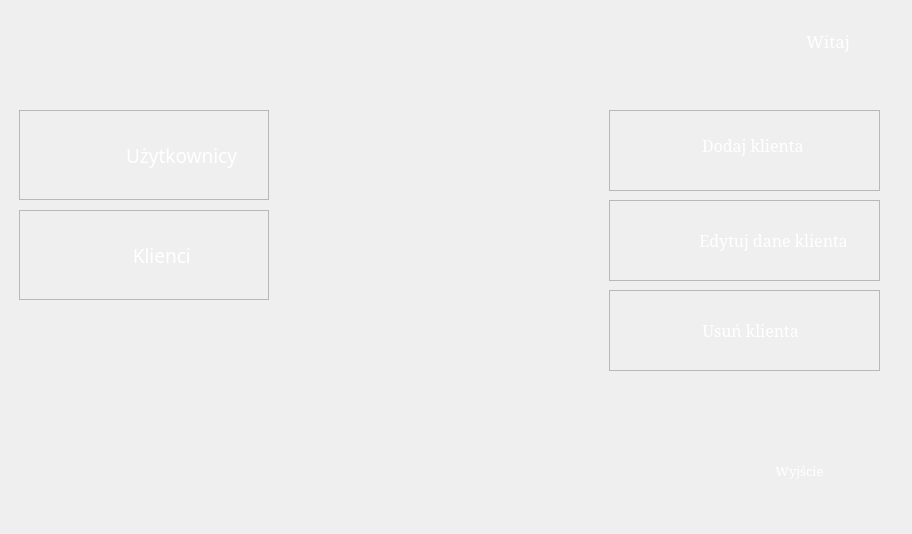
<?xml version="1.0" encoding="UTF-8"?>
<ui version="4.0">
 <class>Administrator</class>
 <widget class="QDialog" name="Administrator">
  <property name="geometry">
   <rect>
    <x>0</x>
    <y>0</y>
    <width>912</width>
    <height>534</height>
   </rect>
  </property>
  <property name="windowTitle">
   <string>Dialog</string>
  </property>
  <property name="styleSheet">
   <string notr="true">background-image: url(:/Images/Images/background.jpg);</string>
  </property>
  <widget class="QStackedWidget" name="stackedWidget">
   <property name="geometry">
    <rect>
     <x>9</x>
     <y>10</y>
     <width>881</width>
     <height>491</height>
    </rect>
   </property>
   <property name="currentIndex">
    <number>2</number>
   </property>
   <widget class="QWidget" name="page_0">
    <widget class="QLabel" name="labelWitajImiePage0">
     <property name="enabled">
      <bool>true</bool>
     </property>
     <property name="geometry">
      <rect>
       <x>660</x>
       <y>10</y>
       <width>181</width>
       <height>41</height>
      </rect>
     </property>
     <property name="font">
      <font>
       <family>Constantia</family>
       <pointsize>13</pointsize>
       <stylestrategy>PreferDefault</stylestrategy>
      </font>
     </property>
     <property name="accessibleName">
      <string/>
     </property>
     <property name="autoFillBackground">
      <bool>false</bool>
     </property>
     <property name="styleSheet">
      <string notr="true">color: white;</string>
     </property>
     <property name="frameShadow">
      <enum>QFrame::Plain</enum>
     </property>
     <property name="text">
      <string>Witaj</string>
     </property>
     <property name="alignment">
      <set>Qt::AlignRight|Qt::AlignTrailing|Qt::AlignVCenter</set>
     </property>
    </widget>
    <widget class="QFrame" name="frameUzytkownicy">
     <property name="geometry">
      <rect>
       <x>10</x>
       <y>100</y>
       <width>250</width>
       <height>90</height>
      </rect>
     </property>
     <property name="minimumSize">
      <size>
       <width>250</width>
       <height>90</height>
      </size>
     </property>
     <property name="maximumSize">
      <size>
       <width>250</width>
       <height>90</height>
      </size>
     </property>
     <property name="styleSheet">
      <string notr="true">QFrame:hover{
background-color:rgba(255, 255, 255, 20);

}
</string>
     </property>
     <property name="frameShape">
      <enum>QFrame::StyledPanel</enum>
     </property>
     <property name="frameShadow">
      <enum>QFrame::Plain</enum>
     </property>
     <widget class="QPushButton" name="buttonUzytkownicyPage0">
      <property name="geometry">
       <rect>
        <x>0</x>
        <y>0</y>
        <width>251</width>
        <height>91</height>
       </rect>
      </property>
      <property name="font">
       <font>
        <family>Linux Libertine Display G</family>
        <pointsize>14</pointsize>
        <weight>50</weight>
        <italic>false</italic>
        <bold>false</bold>
       </font>
      </property>
      <property name="styleSheet">
       <string notr="true">QPushButton{
border:none;
color:rgb(255, 255, 255);
background:transparent;
}
QPushButton:pressed{
background-color:rgba(255,255,255,40);
}</string>
      </property>
      <property name="text">
       <string>               Użytkownicy</string>
      </property>
     </widget>
     <widget class="QLabel" name="label">
      <property name="geometry">
       <rect>
        <x>20</x>
        <y>10</y>
        <width>70</width>
        <height>74</height>
       </rect>
      </property>
      <property name="minimumSize">
       <size>
        <width>70</width>
        <height>74</height>
       </size>
      </property>
      <property name="maximumSize">
       <size>
        <width>70</width>
        <height>74</height>
       </size>
      </property>
      <property name="styleSheet">
       <string notr="true">image:url(:/Images/Images/user.png);
background:transparent;</string>
      </property>
      <property name="text">
       <string/>
      </property>
     </widget>
    </widget>
    <widget class="QFrame" name="frameKlienci">
     <property name="geometry">
      <rect>
       <x>10</x>
       <y>200</y>
       <width>250</width>
       <height>90</height>
      </rect>
     </property>
     <property name="minimumSize">
      <size>
       <width>250</width>
       <height>90</height>
      </size>
     </property>
     <property name="maximumSize">
      <size>
       <width>250</width>
       <height>90</height>
      </size>
     </property>
     <property name="styleSheet">
      <string notr="true">QFrame:hover{
background-color:rgba(255, 255, 255, 20);

}
</string>
     </property>
     <property name="frameShape">
      <enum>QFrame::StyledPanel</enum>
     </property>
     <property name="frameShadow">
      <enum>QFrame::Sunken</enum>
     </property>
     <widget class="QLabel" name="label_2">
      <property name="geometry">
       <rect>
        <x>20</x>
        <y>10</y>
        <width>70</width>
        <height>74</height>
       </rect>
      </property>
      <property name="minimumSize">
       <size>
        <width>70</width>
        <height>74</height>
       </size>
      </property>
      <property name="maximumSize">
       <size>
        <width>70</width>
        <height>74</height>
       </size>
      </property>
      <property name="styleSheet">
       <string notr="true">image: url(:/Images/Images/clients.png);
background:transparent;</string>
      </property>
      <property name="text">
       <string/>
      </property>
     </widget>
     <widget class="QPushButton" name="buttonKlienciPage0">
      <property name="geometry">
       <rect>
        <x>0</x>
        <y>0</y>
        <width>251</width>
        <height>91</height>
       </rect>
      </property>
      <property name="font">
       <font>
        <family>Linux Libertine Display G</family>
        <pointsize>14</pointsize>
        <weight>50</weight>
        <italic>false</italic>
        <bold>false</bold>
       </font>
      </property>
      <property name="styleSheet">
       <string notr="true">QPushButton{
border:none;
color:rgb(255, 255, 255);
background:transparent;
}
QPushButton:pressed{
background-color:rgba(255,255,255,40);
}</string>
      </property>
      <property name="text">
       <string>       Klienci</string>
      </property>
     </widget>
     <zorder>buttonKlienciPage0</zorder>
     <zorder>label_2</zorder>
    </widget>
    <widget class="QPushButton" name="buttonExit">
     <property name="geometry">
      <rect>
       <x>720</x>
       <y>440</y>
       <width>141</width>
       <height>41</height>
      </rect>
     </property>
     <property name="font">
      <font>
       <family>Constantia</family>
       <pointsize>10</pointsize>
      </font>
     </property>
     <property name="styleSheet">
      <string notr="true">QPushButton{
color:rgb(255, 255, 255);
background:transparent;
}
QPushButton:pressed{
background-color:rgba(255,255,255,40);
}</string>
     </property>
     <property name="text">
      <string>Wyjście</string>
     </property>
     <property name="flat">
      <bool>true</bool>
     </property>
    </widget>
   </widget>
   <widget class="QWidget" name="page_1">
    <widget class="QFrame" name="frameUzytkownicyPage1">
     <property name="geometry">
      <rect>
       <x>10</x>
       <y>100</y>
       <width>250</width>
       <height>90</height>
      </rect>
     </property>
     <property name="minimumSize">
      <size>
       <width>250</width>
       <height>90</height>
      </size>
     </property>
     <property name="maximumSize">
      <size>
       <width>250</width>
       <height>90</height>
      </size>
     </property>
     <property name="styleSheet">
      <string notr="true">QFrame:hover{
background-color:rgba(255, 255, 255, 20);

}
</string>
     </property>
     <property name="frameShape">
      <enum>QFrame::StyledPanel</enum>
     </property>
     <property name="frameShadow">
      <enum>QFrame::Plain</enum>
     </property>
     <widget class="QPushButton" name="buttonUzytkownicyPage1">
      <property name="geometry">
       <rect>
        <x>0</x>
        <y>0</y>
        <width>251</width>
        <height>91</height>
       </rect>
      </property>
      <property name="font">
       <font>
        <family>Linux Libertine Display G</family>
        <pointsize>14</pointsize>
        <weight>50</weight>
        <italic>false</italic>
        <bold>false</bold>
       </font>
      </property>
      <property name="styleSheet">
       <string notr="true">QPushButton{
border:none;
color:rgb(255, 255, 255);
background:transparent;
}
QPushButton:pressed{
background-color:rgba(255,255,255,40);
}</string>
      </property>
      <property name="text">
       <string>               Użytkownicy</string>
      </property>
     </widget>
     <widget class="QLabel" name="labelUzytkownicyPage1">
      <property name="geometry">
       <rect>
        <x>20</x>
        <y>10</y>
        <width>70</width>
        <height>74</height>
       </rect>
      </property>
      <property name="minimumSize">
       <size>
        <width>70</width>
        <height>74</height>
       </size>
      </property>
      <property name="maximumSize">
       <size>
        <width>70</width>
        <height>74</height>
       </size>
      </property>
      <property name="styleSheet">
       <string notr="true">image:url(:/Images/Images/user.png);
background:transparent;</string>
      </property>
      <property name="text">
       <string/>
      </property>
     </widget>
    </widget>
    <widget class="QFrame" name="frameKlienciPage1">
     <property name="geometry">
      <rect>
       <x>10</x>
       <y>200</y>
       <width>250</width>
       <height>90</height>
      </rect>
     </property>
     <property name="minimumSize">
      <size>
       <width>250</width>
       <height>90</height>
      </size>
     </property>
     <property name="maximumSize">
      <size>
       <width>250</width>
       <height>90</height>
      </size>
     </property>
     <property name="styleSheet">
      <string notr="true">QFrame:hover{
background-color:rgba(255, 255, 255, 20);

}
</string>
     </property>
     <property name="frameShape">
      <enum>QFrame::StyledPanel</enum>
     </property>
     <property name="frameShadow">
      <enum>QFrame::Sunken</enum>
     </property>
     <widget class="QLabel" name="labelKlienciPage1">
      <property name="geometry">
       <rect>
        <x>20</x>
        <y>10</y>
        <width>70</width>
        <height>74</height>
       </rect>
      </property>
      <property name="minimumSize">
       <size>
        <width>70</width>
        <height>74</height>
       </size>
      </property>
      <property name="maximumSize">
       <size>
        <width>70</width>
        <height>74</height>
       </size>
      </property>
      <property name="styleSheet">
       <string notr="true">image: url(:/Images/Images/clients.png);
background:transparent;</string>
      </property>
      <property name="text">
       <string/>
      </property>
     </widget>
     <widget class="QPushButton" name="buttonKlienciPage1">
      <property name="geometry">
       <rect>
        <x>0</x>
        <y>0</y>
        <width>251</width>
        <height>91</height>
       </rect>
      </property>
      <property name="font">
       <font>
        <family>Linux Libertine Display G</family>
        <pointsize>14</pointsize>
        <weight>50</weight>
        <italic>false</italic>
        <bold>false</bold>
       </font>
      </property>
      <property name="styleSheet">
       <string notr="true">QPushButton{
border:none;
color:rgb(255, 255, 255);
background:transparent;
}
QPushButton:pressed{
background-color:rgba(255,255,255,40);
}</string>
      </property>
      <property name="text">
       <string>       Klienci</string>
      </property>
     </widget>
     <zorder>buttonKlienciPage1</zorder>
     <zorder>labelKlienciPage1</zorder>
    </widget>
    <widget class="QLabel" name="labelWitajImiePage1">
     <property name="enabled">
      <bool>true</bool>
     </property>
     <property name="geometry">
      <rect>
       <x>660</x>
       <y>10</y>
       <width>181</width>
       <height>41</height>
      </rect>
     </property>
     <property name="font">
      <font>
       <family>Constantia</family>
       <pointsize>13</pointsize>
       <stylestrategy>PreferDefault</stylestrategy>
      </font>
     </property>
     <property name="accessibleName">
      <string/>
     </property>
     <property name="autoFillBackground">
      <bool>false</bool>
     </property>
     <property name="styleSheet">
      <string notr="true">color: white;</string>
     </property>
     <property name="frameShadow">
      <enum>QFrame::Plain</enum>
     </property>
     <property name="text">
      <string>Witaj</string>
     </property>
     <property name="alignment">
      <set>Qt::AlignRight|Qt::AlignTrailing|Qt::AlignVCenter</set>
     </property>
    </widget>
    <widget class="QFrame" name="frameDodajUzytkownika">
     <property name="geometry">
      <rect>
       <x>600</x>
       <y>100</y>
       <width>271</width>
       <height>81</height>
      </rect>
     </property>
     <property name="styleSheet">
      <string notr="true">QFrame:hover{
background-color:rgba(255, 255, 255, 20);

}
</string>
     </property>
     <property name="frameShape">
      <enum>QFrame::StyledPanel</enum>
     </property>
     <property name="frameShadow">
      <enum>QFrame::Plain</enum>
     </property>
     <widget class="QPushButton" name="buttonDodajUzytkownika">
      <property name="geometry">
       <rect>
        <x>10</x>
        <y>5</y>
        <width>251</width>
        <height>61</height>
       </rect>
      </property>
      <property name="font">
       <font>
        <family>Constantia</family>
        <pointsize>12</pointsize>
       </font>
      </property>
      <property name="styleSheet">
       <string notr="true">border:none;
color:rgb(255, 255, 255);
background:transparent;</string>
      </property>
      <property name="text">
       <string>             Dodaj użytkownika</string>
      </property>
      <property name="flat">
       <bool>false</bool>
      </property>
     </widget>
     <widget class="QLabel" name="labelDodajUzytkownika">
      <property name="geometry">
       <rect>
        <x>7</x>
        <y>6</y>
        <width>70</width>
        <height>70</height>
       </rect>
      </property>
      <property name="minimumSize">
       <size>
        <width>70</width>
        <height>70</height>
       </size>
      </property>
      <property name="maximumSize">
       <size>
        <width>70</width>
        <height>70</height>
       </size>
      </property>
      <property name="styleSheet">
       <string notr="true">background:transparent;</string>
      </property>
      <property name="text">
       <string/>
      </property>
      <property name="pixmap">
       <pixmap resource="resource.qrc">:/Images/Images/plus.png</pixmap>
      </property>
     </widget>
    </widget>
    <widget class="QFrame" name="frameEdytujUzytkownika">
     <property name="geometry">
      <rect>
       <x>600</x>
       <y>190</y>
       <width>271</width>
       <height>81</height>
      </rect>
     </property>
     <property name="styleSheet">
      <string notr="true">QFrame:hover{
background-color:rgba(255, 255, 255, 20);

}
</string>
     </property>
     <property name="frameShape">
      <enum>QFrame::StyledPanel</enum>
     </property>
     <property name="frameShadow">
      <enum>QFrame::Plain</enum>
     </property>
     <widget class="QPushButton" name="buttonEdytujUzytkownika">
      <property name="geometry">
       <rect>
        <x>10</x>
        <y>10</y>
        <width>251</width>
        <height>61</height>
       </rect>
      </property>
      <property name="font">
       <font>
        <family>Constantia</family>
        <pointsize>12</pointsize>
       </font>
      </property>
      <property name="styleSheet">
       <string notr="true">border:none;
color:rgb(255, 255, 255);
background:transparent;</string>
      </property>
      <property name="text">
       <string>              Edytuj użytkownika</string>
      </property>
      <property name="flat">
       <bool>false</bool>
      </property>
     </widget>
     <widget class="QLabel" name="labelEdytujUzytkownika">
      <property name="geometry">
       <rect>
        <x>17</x>
        <y>7</y>
        <width>70</width>
        <height>70</height>
       </rect>
      </property>
      <property name="minimumSize">
       <size>
        <width>70</width>
        <height>70</height>
       </size>
      </property>
      <property name="maximumSize">
       <size>
        <width>70</width>
        <height>70</height>
       </size>
      </property>
      <property name="styleSheet">
       <string notr="true">background:transparent;</string>
      </property>
      <property name="text">
       <string/>
      </property>
      <property name="pixmap">
       <pixmap resource="resource.qrc">:/Images/Images/edit.png</pixmap>
      </property>
     </widget>
    </widget>
    <widget class="QFrame" name="frameUsunUzytkownika">
     <property name="geometry">
      <rect>
       <x>600</x>
       <y>280</y>
       <width>271</width>
       <height>81</height>
      </rect>
     </property>
     <property name="styleSheet">
      <string notr="true">QFrame:hover{
background-color:rgba(255, 255, 255, 20);

}
</string>
     </property>
     <property name="frameShape">
      <enum>QFrame::StyledPanel</enum>
     </property>
     <property name="frameShadow">
      <enum>QFrame::Plain</enum>
     </property>
     <widget class="QPushButton" name="buttonUsunUzytkownika">
      <property name="geometry">
       <rect>
        <x>10</x>
        <y>10</y>
        <width>251</width>
        <height>61</height>
       </rect>
      </property>
      <property name="font">
       <font>
        <family>Constantia</family>
        <pointsize>12</pointsize>
       </font>
      </property>
      <property name="styleSheet">
       <string notr="true">border:none;
color:rgb(255, 255, 255);
background:transparent;</string>
      </property>
      <property name="text">
       <string>             Usuń użytkownika</string>
      </property>
      <property name="flat">
       <bool>false</bool>
      </property>
     </widget>
     <widget class="QLabel" name="labelKlienciPage1_2">
      <property name="geometry">
       <rect>
        <x>17</x>
        <y>6</y>
        <width>70</width>
        <height>70</height>
       </rect>
      </property>
      <property name="minimumSize">
       <size>
        <width>70</width>
        <height>70</height>
       </size>
      </property>
      <property name="maximumSize">
       <size>
        <width>70</width>
        <height>70</height>
       </size>
      </property>
      <property name="styleSheet">
       <string notr="true">background:transparent;</string>
      </property>
      <property name="text">
       <string/>
      </property>
      <property name="pixmap">
       <pixmap resource="resource.qrc">:/Images/Images/minus.png</pixmap>
      </property>
     </widget>
    </widget>
    <widget class="QPushButton" name="buttonExit_2">
     <property name="geometry">
      <rect>
       <x>720</x>
       <y>440</y>
       <width>141</width>
       <height>41</height>
      </rect>
     </property>
     <property name="font">
      <font>
       <family>Constantia</family>
       <pointsize>10</pointsize>
      </font>
     </property>
     <property name="styleSheet">
      <string notr="true">QPushButton{
color:rgb(255, 255, 255);
background:transparent;
}
QPushButton:pressed{
background-color:rgba(255,255,255,40);
}</string>
     </property>
     <property name="text">
      <string>Wyjście</string>
     </property>
     <property name="flat">
      <bool>true</bool>
     </property>
    </widget>
   </widget>
   <widget class="QWidget" name="page_2">
    <widget class="QFrame" name="frameEdytujKlienta">
     <property name="geometry">
      <rect>
       <x>600</x>
       <y>190</y>
       <width>271</width>
       <height>81</height>
      </rect>
     </property>
     <property name="styleSheet">
      <string notr="true">QFrame:hover{
background-color:rgba(255, 255, 255, 20);

}
</string>
     </property>
     <property name="frameShape">
      <enum>QFrame::StyledPanel</enum>
     </property>
     <property name="frameShadow">
      <enum>QFrame::Plain</enum>
     </property>
     <widget class="QPushButton" name="buttonEdytujKlienta">
      <property name="geometry">
       <rect>
        <x>10</x>
        <y>10</y>
        <width>251</width>
        <height>61</height>
       </rect>
      </property>
      <property name="font">
       <font>
        <family>Constantia</family>
        <pointsize>12</pointsize>
       </font>
      </property>
      <property name="styleSheet">
       <string notr="true">border:none;
color:rgb(255, 255, 255);
background:transparent;</string>
      </property>
      <property name="text">
       <string>              Edytuj dane klienta</string>
      </property>
      <property name="flat">
       <bool>false</bool>
      </property>
     </widget>
     <widget class="QLabel" name="labelEdytujKlienta">
      <property name="geometry">
       <rect>
        <x>17</x>
        <y>7</y>
        <width>70</width>
        <height>70</height>
       </rect>
      </property>
      <property name="minimumSize">
       <size>
        <width>70</width>
        <height>70</height>
       </size>
      </property>
      <property name="maximumSize">
       <size>
        <width>70</width>
        <height>70</height>
       </size>
      </property>
      <property name="styleSheet">
       <string notr="true">background:transparent;</string>
      </property>
      <property name="text">
       <string/>
      </property>
      <property name="pixmap">
       <pixmap resource="resource.qrc">:/Images/Images/edit.png</pixmap>
      </property>
     </widget>
    </widget>
    <widget class="QFrame" name="frameUsunKlienta">
     <property name="geometry">
      <rect>
       <x>600</x>
       <y>280</y>
       <width>271</width>
       <height>81</height>
      </rect>
     </property>
     <property name="styleSheet">
      <string notr="true">QFrame:hover{
background-color:rgba(255, 255, 255, 20);

}
</string>
     </property>
     <property name="frameShape">
      <enum>QFrame::StyledPanel</enum>
     </property>
     <property name="frameShadow">
      <enum>QFrame::Plain</enum>
     </property>
     <widget class="QPushButton" name="buttonUsunKlienta">
      <property name="geometry">
       <rect>
        <x>10</x>
        <y>10</y>
        <width>251</width>
        <height>61</height>
       </rect>
      </property>
      <property name="font">
       <font>
        <family>Constantia</family>
        <pointsize>12</pointsize>
       </font>
      </property>
      <property name="styleSheet">
       <string notr="true">border:none;
color:rgb(255, 255, 255);
background:transparent;</string>
      </property>
      <property name="text">
       <string>   Usuń klienta</string>
      </property>
      <property name="flat">
       <bool>false</bool>
      </property>
     </widget>
     <widget class="QLabel" name="label_14">
      <property name="geometry">
       <rect>
        <x>17</x>
        <y>6</y>
        <width>70</width>
        <height>70</height>
       </rect>
      </property>
      <property name="minimumSize">
       <size>
        <width>70</width>
        <height>70</height>
       </size>
      </property>
      <property name="maximumSize">
       <size>
        <width>70</width>
        <height>70</height>
       </size>
      </property>
      <property name="styleSheet">
       <string notr="true">background:transparent;</string>
      </property>
      <property name="text">
       <string/>
      </property>
      <property name="pixmap">
       <pixmap resource="resource.qrc">:/Images/Images/minus.png</pixmap>
      </property>
     </widget>
    </widget>
    <widget class="QFrame" name="frameDodajKlienta">
     <property name="geometry">
      <rect>
       <x>600</x>
       <y>100</y>
       <width>271</width>
       <height>81</height>
      </rect>
     </property>
     <property name="styleSheet">
      <string notr="true">QFrame:hover{
background-color:rgba(255, 255, 255, 20);

}
</string>
     </property>
     <property name="frameShape">
      <enum>QFrame::StyledPanel</enum>
     </property>
     <property name="frameShadow">
      <enum>QFrame::Plain</enum>
     </property>
     <widget class="QPushButton" name="buttonDodajKlienta">
      <property name="geometry">
       <rect>
        <x>10</x>
        <y>5</y>
        <width>251</width>
        <height>61</height>
       </rect>
      </property>
      <property name="font">
       <font>
        <family>Constantia</family>
        <pointsize>12</pointsize>
       </font>
      </property>
      <property name="styleSheet">
       <string notr="true">border:none;
color:rgb(255, 255, 255);
background:transparent;</string>
      </property>
      <property name="text">
       <string>    Dodaj klienta</string>
      </property>
      <property name="flat">
       <bool>false</bool>
      </property>
     </widget>
     <widget class="QLabel" name="label_13">
      <property name="geometry">
       <rect>
        <x>7</x>
        <y>6</y>
        <width>70</width>
        <height>70</height>
       </rect>
      </property>
      <property name="minimumSize">
       <size>
        <width>70</width>
        <height>70</height>
       </size>
      </property>
      <property name="maximumSize">
       <size>
        <width>70</width>
        <height>70</height>
       </size>
      </property>
      <property name="styleSheet">
       <string notr="true">background:transparent;</string>
      </property>
      <property name="text">
       <string/>
      </property>
      <property name="pixmap">
       <pixmap resource="resource.qrc">:/Images/Images/plus.png</pixmap>
      </property>
     </widget>
    </widget>
    <widget class="QFrame" name="frameKlienciPage2">
     <property name="geometry">
      <rect>
       <x>10</x>
       <y>200</y>
       <width>250</width>
       <height>90</height>
      </rect>
     </property>
     <property name="minimumSize">
      <size>
       <width>250</width>
       <height>90</height>
      </size>
     </property>
     <property name="maximumSize">
      <size>
       <width>250</width>
       <height>90</height>
      </size>
     </property>
     <property name="styleSheet">
      <string notr="true">QFrame:hover{
background-color:rgba(255, 255, 255, 20);

}
</string>
     </property>
     <property name="frameShape">
      <enum>QFrame::StyledPanel</enum>
     </property>
     <property name="frameShadow">
      <enum>QFrame::Sunken</enum>
     </property>
     <widget class="QLabel" name="labelKlienciPage2">
      <property name="geometry">
       <rect>
        <x>20</x>
        <y>10</y>
        <width>70</width>
        <height>74</height>
       </rect>
      </property>
      <property name="minimumSize">
       <size>
        <width>70</width>
        <height>74</height>
       </size>
      </property>
      <property name="maximumSize">
       <size>
        <width>70</width>
        <height>74</height>
       </size>
      </property>
      <property name="styleSheet">
       <string notr="true">image: url(:/Images/Images/clients.png);
background:transparent;</string>
      </property>
      <property name="text">
       <string/>
      </property>
     </widget>
     <widget class="QPushButton" name="buttonKlienciPage2">
      <property name="geometry">
       <rect>
        <x>0</x>
        <y>0</y>
        <width>251</width>
        <height>91</height>
       </rect>
      </property>
      <property name="font">
       <font>
        <family>Linux Libertine Display G</family>
        <pointsize>14</pointsize>
        <weight>50</weight>
        <italic>false</italic>
        <bold>false</bold>
       </font>
      </property>
      <property name="styleSheet">
       <string notr="true">QPushButton{
border:none;
color:rgb(255, 255, 255);
background:transparent;
}
QPushButton:pressed{
background-color:rgba(255,255,255,40);
}</string>
      </property>
      <property name="text">
       <string>       Klienci</string>
      </property>
     </widget>
     <zorder>buttonKlienciPage2</zorder>
     <zorder>labelKlienciPage2</zorder>
    </widget>
    <widget class="QFrame" name="frameUzytkownicyPage2">
     <property name="geometry">
      <rect>
       <x>10</x>
       <y>100</y>
       <width>250</width>
       <height>90</height>
      </rect>
     </property>
     <property name="minimumSize">
      <size>
       <width>250</width>
       <height>90</height>
      </size>
     </property>
     <property name="maximumSize">
      <size>
       <width>250</width>
       <height>90</height>
      </size>
     </property>
     <property name="styleSheet">
      <string notr="true">QFrame:hover{
background-color:rgba(255, 255, 255, 20);

}
</string>
     </property>
     <property name="frameShape">
      <enum>QFrame::StyledPanel</enum>
     </property>
     <property name="frameShadow">
      <enum>QFrame::Plain</enum>
     </property>
     <widget class="QPushButton" name="buttonUzytkownicyPage2">
      <property name="geometry">
       <rect>
        <x>0</x>
        <y>0</y>
        <width>251</width>
        <height>91</height>
       </rect>
      </property>
      <property name="font">
       <font>
        <family>Linux Libertine Display G</family>
        <pointsize>14</pointsize>
        <weight>50</weight>
        <italic>false</italic>
        <bold>false</bold>
       </font>
      </property>
      <property name="styleSheet">
       <string notr="true">QPushButton{
border:none;
color:rgb(255, 255, 255);
background:transparent;
}
QPushButton:pressed{
background-color:rgba(255,255,255,40);
}</string>
      </property>
      <property name="text">
       <string>               Użytkownicy</string>
      </property>
     </widget>
     <widget class="QLabel" name="labelUzytkownicyPage2">
      <property name="geometry">
       <rect>
        <x>20</x>
        <y>10</y>
        <width>70</width>
        <height>74</height>
       </rect>
      </property>
      <property name="minimumSize">
       <size>
        <width>70</width>
        <height>74</height>
       </size>
      </property>
      <property name="maximumSize">
       <size>
        <width>70</width>
        <height>74</height>
       </size>
      </property>
      <property name="styleSheet">
       <string notr="true">image:url(:/Images/Images/user.png);
background:transparent;</string>
      </property>
      <property name="text">
       <string/>
      </property>
     </widget>
    </widget>
    <widget class="QLabel" name="labelWitajImiePage2">
     <property name="enabled">
      <bool>true</bool>
     </property>
     <property name="geometry">
      <rect>
       <x>660</x>
       <y>10</y>
       <width>181</width>
       <height>41</height>
      </rect>
     </property>
     <property name="font">
      <font>
       <family>Constantia</family>
       <pointsize>13</pointsize>
       <stylestrategy>PreferDefault</stylestrategy>
      </font>
     </property>
     <property name="accessibleName">
      <string/>
     </property>
     <property name="autoFillBackground">
      <bool>false</bool>
     </property>
     <property name="styleSheet">
      <string notr="true">color: white;</string>
     </property>
     <property name="frameShadow">
      <enum>QFrame::Plain</enum>
     </property>
     <property name="text">
      <string>Witaj</string>
     </property>
     <property name="alignment">
      <set>Qt::AlignRight|Qt::AlignTrailing|Qt::AlignVCenter</set>
     </property>
    </widget>
    <widget class="QLabel" name="label_6">
     <property name="geometry">
      <rect>
       <x>280</x>
       <y>180</y>
       <width>231</width>
       <height>51</height>
      </rect>
     </property>
     <property name="font">
      <font>
       <family>Constantia</family>
       <pointsize>14</pointsize>
      </font>
     </property>
     <property name="styleSheet">
      <string notr="true">background:transparent;
color:white;
</string>
     </property>
     <property name="frameShape">
      <enum>QFrame::NoFrame</enum>
     </property>
     <property name="text">
      <string/>
     </property>
     <property name="alignment">
      <set>Qt::AlignCenter</set>
     </property>
    </widget>
    <widget class="QPushButton" name="buttonExitPage2">
     <property name="geometry">
      <rect>
       <x>720</x>
       <y>440</y>
       <width>141</width>
       <height>41</height>
      </rect>
     </property>
     <property name="font">
      <font>
       <family>Constantia</family>
       <pointsize>10</pointsize>
      </font>
     </property>
     <property name="styleSheet">
      <string notr="true">QPushButton{
color:rgb(255, 255, 255);
background:transparent;
}
QPushButton:pressed{
background-color:rgba(255,255,255,40);
}</string>
     </property>
     <property name="text">
      <string>Wyjście</string>
     </property>
     <property name="flat">
      <bool>true</bool>
     </property>
    </widget>
   </widget>
  </widget>
 </widget>
 <resources>
  <include location="resource.qrc"/>
 </resources>
 <connections/>
</ui>
